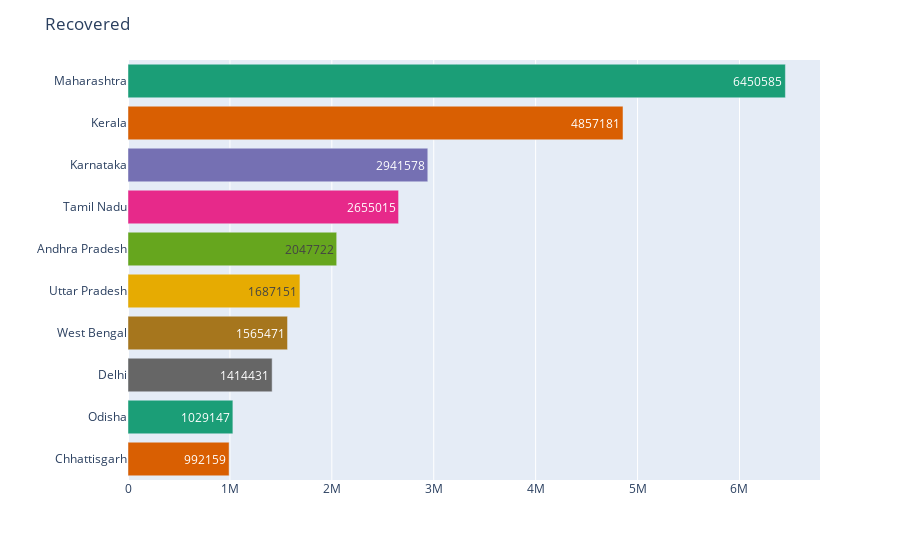

The code cell stored with this chart in its notebook:
### Code cell
plot_topn_states('Recovered',  10)

### Figure 1 — Plotly figure (JSON) as saved in the notebook; plotly's stock layout.template omitted (floating-point values rounded to 4 significant figures)
{"data": [{"alignmentgroup": "True", "hovertemplate": "State=%{y}<br>Recovered=%{text}<extra></extra>", "legendgroup": "Maharashtra", "marker": {"color": "rgb(27,158,119)", "pattern": {"shape": ""}}, "name": "Maharashtra", "offsetgroup": "Maharashtra", "orientation": "h", "showlegend": true, "text": [6450585], "textposition": "auto", "type": "bar", "x": [6450585], "xaxis": "x", "y": ["Maharashtra"], "yaxis": "y"}, {"alignmentgroup": "True", "hovertemplate": "State=%{y}<br>Recovered=%{text}<extra></extra>", "legendgroup": "Kerala", "marker": {"color": "rgb(217,95,2)", "pattern": {"shape": ""}}, "name": "Kerala", "offsetgroup": "Kerala", "orientation": "h", "showlegend": true, "text": [4857181], "textposition": "auto", "type": "bar", "x": [4857181], "xaxis": "x", "y": ["Kerala"], "yaxis": "y"}, {"alignmentgroup": "True", "hovertemplate": "State=%{y}<br>Recovered=%{text}<extra></extra>", "legendgroup": "Karnataka", "marker": {"color": "rgb(117,112,179)", "pattern": {"shape": ""}}, "name": "Karnataka", "offsetgroup": "Karnataka", "orientation": "h", "showlegend": true, "text": [2941578], "textposition": "auto", "type": "bar", "x": [2941578], "xaxis": "x", "y": ["Karnataka"], "yaxis": "y"}, {"alignmentgroup": "True", "hovertemplate": "State=%{y}<br>Recovered=%{text}<extra></extra>", "legendgroup": "Tamil Nadu", "marker": {"color": "rgb(231,41,138)", "pattern": {"shape": ""}}, "name": "Tamil Nadu", "offsetgroup": "Tamil Nadu", "orientation": "h", "showlegend": true, "text": [2655015], "textposition": "auto", "type": "bar", "x": [2655015], "xaxis": "x", "y": ["Tamil Nadu"], "yaxis": "y"}, {"alignmentgroup": "True", "hovertemplate": "State=%{y}<br>Recovered=%{text}<extra></extra>", "legendgroup": "Andhra Pradesh", "marker": {"color": "rgb(102,166,30)", "pattern": {"shape": ""}}, "name": "Andhra Pradesh", "offsetgroup": "Andhra Pradesh", "orientation": "h", "showlegend": true, "text": [2047722], "textposition": "auto", "type": "bar", "x": [2047722], "xaxis": "x", "y": ["Andhra Pradesh"], "yaxis": "y"}, {"alignmentgroup": "True", "hovertemplate": "State=%{y}<br>Recovered=%{text}<extra></extra>", "legendgroup": "Uttar Pradesh", "marker": {"color": "rgb(230,171,2)", "pattern": {"shape": ""}}, "name": "Uttar Pradesh", "offsetgroup": "Uttar Pradesh", "orientation": "h", "showlegend": true, "text": [1687151], "textposition": "auto", "type": "bar", "x": [1687151], "xaxis": "x", "y": ["Uttar Pradesh"], "yaxis": "y"}, {"alignmentgroup": "True", "hovertemplate": "State=%{y}<br>Recovered=%{text}<extra></extra>", "legendgroup": "West Bengal", "marker": {"color": "rgb(166,118,29)", "pattern": {"shape": ""}}, "name": "West Bengal", "offsetgroup": "West Bengal", "orientation": "h", "showlegend": true, "text": [1565471], "textposition": "auto", "type": "bar", "x": [1565471], "xaxis": "x", "y": ["West Bengal"], "yaxis": "y"}, {"alignmentgroup": "True", "hovertemplate": "State=%{y}<br>Recovered=%{text}<extra></extra>", "legendgroup": "Delhi", "marker": {"color": "rgb(102,102,102)", "pattern": {"shape": ""}}, "name": "Delhi", "offsetgroup": "Delhi", "orientation": "h", "showlegend": true, "text": [1414431], "textposition": "auto", "type": "bar", "x": [1414431], "xaxis": "x", "y": ["Delhi"], "yaxis": "y"}, {"alignmentgroup": "True", "hovertemplate": "State=%{y}<br>Recovered=%{text}<extra></extra>", "legendgroup": "Odisha", "marker": {"color": "rgb(27,158,119)", "pattern": {"shape": ""}}, "name": "Odisha", "offsetgroup": "Odisha", "orientation": "h", "showlegend": true, "text": [1029147], "textposition": "auto", "type": "bar", "x": [1029147], "xaxis": "x", "y": ["Odisha"], "yaxis": "y"}, {"alignmentgroup": "True", "hovertemplate": "State=%{y}<br>Recovered=%{text}<extra></extra>", "legendgroup": "Chhattisgarh", "marker": {"color": "rgb(217,95,2)", "pattern": {"shape": ""}}, "name": "Chhattisgarh", "offsetgroup": "Chhattisgarh", "orientation": "h", "showlegend": true, "text": [992159], "textposition": "auto", "type": "bar", "x": [992159], "xaxis": "x", "y": ["Chhattisgarh"], "yaxis": "y"}], "layout": {"autosize": true, "barmode": "relative", "legend": {"title": {"text": "State"}, "tracegroupgap": 0}, "margin": {"t": 60}, "showlegend": false, "title": {"text": "Recovered"}, "xaxis": {"anchor": "y", "autorange": true, "domain": [0, 1], "range": [0, 6790000.0], "title": {"text": ""}, "type": "linear"}, "yaxis": {"anchor": "x", "autorange": true, "categoryarray": ["Chhattisgarh", "Odisha", "Delhi", "West Bengal", "Uttar Pradesh", "Andhra Pradesh", "Tamil Nadu", "Karnataka", "Kerala", "Maharashtra"], "categoryorder": "total ascending", "domain": [0, 1], "range": [-0.5, 9.5], "title": {"text": ""}, "type": "category"}}}
